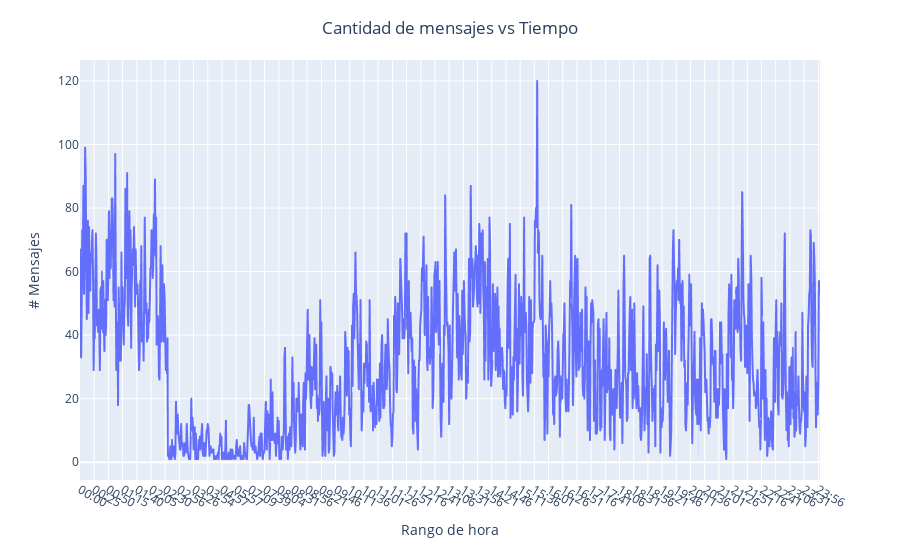

This figure's notebook cell:
### Markdown cell above
#### Número de mensajes por rango de hora

### Code cell
# Crear una columna de 1 para realizar el conteo de mensajes
df['# Mensajes en esta hora'] = 1

# Sumar (contar) los mensajes que tengan la misma fecha
#date_df = df.groupby('rangoHora').sum()
#date_df.reset_index(inplace=True)

date_df = df.groupby('HoraParseada')['# Mensajes en esta hora'].count().reset_index()


# Plotear la cantidad de mensajes respecto del tiempo
fig = px.line(date_df, x='HoraParseada', y='# Mensajes en esta hora')

# Ajustar el gráfico
fig.update_layout(
    title={'text': 'Cantidad de mensajes vs Tiempo',
             'y':0.96,
             'x':0.5,
             'xanchor': 'center'},
    font=dict(size=12))
fig.update_xaxes(title_text='Rango de hora', tickangle=30)
fig.update_yaxes(title_text='# Mensajes')
fig.show()

### Figure 1 — Plotly figure (JSON) as saved in the notebook; plotly's stock layout.template omitted (floating-point values rounded to 4 significant figures; data arrays with more than 128 entries replaced by an {"elided": "..."} marker saying what was removed)
{"data": [{"hovertemplate": "HoraParseada=%{x}<br># Mensajes en esta hora=%{y}<extra></extra>", "legendgroup": "", "line": {"color": "#636efa", "dash": "solid"}, "marker": {"symbol": "circle"}, "mode": "lines", "name": "", "showlegend": false, "type": "scattergl", "x": {"elided": "1304 str values"}, "xaxis": "x", "y": {"elided": "1304 int values"}, "yaxis": "y"}], "layout": {"font": {"size": 12}, "legend": {"tracegroupgap": 0}, "margin": {"t": 60}, "title": {"text": "Cantidad de mensajes vs Tiempo", "x": 0.5, "xanchor": "center", "y": 0.96}, "xaxis": {"anchor": "y", "domain": [0, 1], "tickangle": 30, "title": {"text": "Rango de hora"}}, "yaxis": {"anchor": "x", "domain": [0, 1], "title": {"text": "# Mensajes"}}}}
